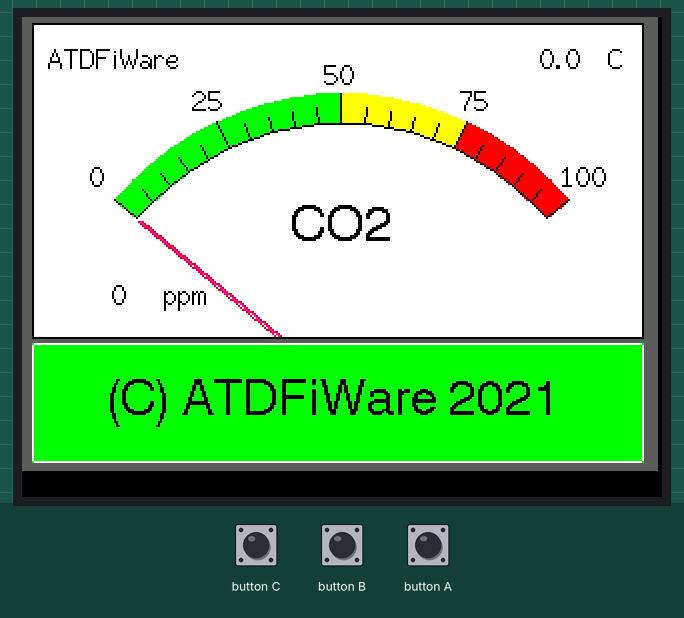
Recording of a sketch running on a simulated ESP32. On the bench: 320×240 colour display. WiFi joins after 1.5 s; servers stay silent unless stated; what the sketch prints to the serial monitor is not drawn.

Above: at 1.9 s.

The sketch:

BasicUsageM5Stack.ino
```cpp
#include <M5Stack.h>
#include <WiFiClientSecure.h>
#include <HTTPClient.h>
#include <ArduinoJson.h>

//
// Wifi
//
WiFiClientSecure client;

//
// Red WiFi
//
const char* ssid       = "SSID";   // WiFi SSID
const char* password   = "password";         // WiFi PW

//
// Variables para ciclos
//
unsigned long getDataTimer = 0;
unsigned long DataTimer = 5 * 1000;
int pantalla = 1;
int nSensores = 3;
int val = 0;
double temp = 0.0;

//
// Define meter size as 1 for M5.Lcd.rotation(0) or 1.3333 for M5.Lcd.rotation(1)
//
#define M_SIZE 1.3333
#define TFT_GREY 0x5AEB

float ltx = 0;                                // Saved x coord of bottom of needle
uint16_t osx = M_SIZE*120, osy = M_SIZE*120;  // Saved x & y coords
uint32_t updateTime = 0;                      // time for next update
int old_analog =  -999;                       // Value last displayed

//
// Peticiones WEB
//
HTTPClient http;

//
// Configuración
//
void setup() {

  M5.begin();
  M5.Power.begin();
  // Serial.begin(57600); // For debug
  M5.Lcd.fillScreen(TFT_BLACK);

  if (wifiConnection()){
    analogMeter();
    cuadrosMeter();
    M5.Lcd.drawCentreString("(C) ATDFiWare 2021", 155, 180, 4); // Units at bottom right
  }

}

//
// Main program
//
void loop() {

  M5.update();

  // Testigo Cambio de Sensor con Botón A
  if(M5.BtnA.wasPressed()) {
    // M5.Power.powerOFF();
    pantalla = pantalla + 1;
    if (pantalla > nSensores){
      pantalla = 1;
    }
  }

  // Apagado con Boton C
  if(M5.BtnC.wasPressed()) {
    M5.Power.powerOFF();
  }

  // Get valores ATDFiWare Sensors OPEN-DATA por cada DateTimer
  if (millis() - getDataTimer >= DataTimer){

    // am102
    if (pantalla == 1){
        String consulta = GetValue("https://atd.innolivar.es", "/opendata/am100");
        String am102_co2 = deserializa(consulta, "co2", pantalla);
        String am102_temp = deserializa(consulta, "temperature", pantalla);
        String am102_time = deserializa(consulta, "TimeInstant", pantalla);
        val = map(am102_co2.toInt(), 0, 1300, 0, 100);
        plotNeedle(val, 0, am102_co2.toInt(),"AM102",am102_temp.toFloat(),am102_time);
        // delay(5000);
    }

    // em500
    if (pantalla == 2){
      String consulta = GetValue("https://atd.innolivar.es", "/opendata/em500");
      String em500_co2 = deserializa(consulta, "co2", pantalla);
      String em500_temp = deserializa(consulta, "temperature", pantalla);
      String em500_time = deserializa(consulta, "TimeInstant", pantalla);
      val = map(em500_co2.toInt(), 0, 1300, 0, 100);
      plotNeedle(val, 0, em500_co2.toInt(), "EM500",em500_temp.toFloat(),em500_time);
      // delay(5000);
    }

    // mhz19
    if (pantalla == 3){
      String consulta = GetValue("https://atd.innolivar.es", "/opendata/mhz19");
      String mhz19_co2 = deserializa(consulta, "ppm", pantalla);
      String mhz19_temp = deserializa(consulta, "temp", pantalla);
      String mhz19_time = deserializa(consulta, "TimeInstant", pantalla);
      val = map(mhz19_co2.toInt(), 0, 1300, 0, 100);
      plotNeedle(val, 0, mhz19_co2.toInt(), "MHZ19",mhz19_temp.toFloat(),mhz19_time);
      //delay(5000);
    }

    getDataTimer = millis();

  }

}

//
// Cuadro inferior Clear.
//
void cuadrosMeter(){
    // Meter outline
    M5.Lcd.drawRoundRect(5, 163, M_SIZE*230, 60, 2, WHITE);
}

//
// Limpiar Pantalla
//
void clearScreen() {
  M5.Lcd.clear(BLACK);
  M5.Lcd.setCursor(0,0);
}

//
// Deserializar JSON petición WEB
//
String deserializa(String respuesta, String identificador, int pantalla){

      //
      // capacity de https://arduinojson.org/v6/assistant/
      //
      size_t capacity = JSON_ARRAY_SIZE(3) +
                              2 * JSON_OBJECT_SIZE(1) +
                              JSON_OBJECT_SIZE(2) +
                              3 * JSON_OBJECT_SIZE(4) +
                              JSON_OBJECT_SIZE(5) +
                              JSON_OBJECT_SIZE(6) +
                              JSON_OBJECT_SIZE(12) +
                              304;

      //
      // modify object capacity depends on sensor from https://arduinojson.org/v6/assistant/
      //
      if (pantalla == 1){
        // AM102
        capacity = 2048;
      }
      if (pantalla == 2){
        // EM500
        capacity = 1536;
      }
      if (pantalla == 3){
        // MHZ19
        capacity = 1024;
      }

      DynamicJsonDocument doc(capacity);

      // Parsear objeto JSON
      DeserializationError error = deserializeJson(doc, respuesta);
      if (error) {
        // Si hay error no se continua
          Serial.print("Fallo al parsear JSON. Error: ");
          Serial.println(error.c_str());
      }

      // Return value of identificador
      return doc[0][identificador]["value"];

}

//
// Conexión WiFi
//
boolean wifiConnection() {
  WiFi.begin(ssid,password);
  int count = 0;
  M5.Lcd.print("Waiting Wi-Fi connection");
  while ( count < 20 ) {
    if (WiFi.status() == WL_CONNECTED) {
      M5.Lcd.println();
      M5.Lcd.println("Connected!");
      return (true);
    }
    delay(500);
    M5.Lcd.print(".");
    count++;
  }
  M5.Lcd.println("Timed out.");
  return false;
}

//
// Función petición WEB obtención datos.
//
String GetValue(String host, String url){

  http.begin(host+url);
  int codigoHttp = http.GET();

  Serial.print("Http Code: ");
  Serial.println(codigoHttp);

  if (codigoHttp > 0){
    // Response OK
    if (codigoHttp == HTTP_CODE_OK){
       return http.getString();
    }
  } else {
    Serial.println("Error al recibir petición");
  }

}

//
// Draw the analogue meter on the screen. Modified by J(C)heca from Examples Arduino IDE for M5Stack
//
void analogMeter()
{

  // Meter outline
  M5.Lcd.fillRect(0, 0, M_SIZE*239, M_SIZE*126+60, TFT_GREY);
  M5.Lcd.fillRect(5, 3, M_SIZE*230, M_SIZE*119, TFT_WHITE);

  M5.Lcd.setTextColor(TFT_BLACK);  // Text colour

  // Draw ticks every 5 degrees from -50 to +50 degrees (100 deg. FSD swing)
  for (int i = -50; i < 51; i += 5) {
    // Long scale tick length
    int tl = 15;

    // Coodinates of tick to draw
    float sx = cos((i - 90) * 0.0174532925);
    float sy = sin((i - 90) * 0.0174532925);
    uint16_t x0 = sx * (M_SIZE*100 + tl) + M_SIZE*120;
    uint16_t y0 = sy * (M_SIZE*100 + tl) + M_SIZE*140;
    uint16_t x1 = sx * M_SIZE*100 + M_SIZE*120;
    uint16_t y1 = sy * M_SIZE*100 + M_SIZE*140;

    // Coordinates of next tick for zone fill
    float sx2 = cos((i + 5 - 90) * 0.0174532925);
    float sy2 = sin((i + 5 - 90) * 0.0174532925);
    int x2 = sx2 * (M_SIZE*100 + tl) + M_SIZE*120;
    int y2 = sy2 * (M_SIZE*100 + tl) + M_SIZE*140;
    int x3 = sx2 * M_SIZE*100 + M_SIZE*120;
    int y3 = sy2 * M_SIZE*100 + M_SIZE*140;

    // Green zone limits
    if (i >= -50 && i < 0) {
      M5.Lcd.fillTriangle(x0, y0, x1, y1, x2, y2, TFT_GREEN);
      M5.Lcd.fillTriangle(x1, y1, x2, y2, x3, y3, TFT_GREEN);
    }

    // Yellow zone limits
    if (i >= 0 && i < 25) {
      M5.Lcd.fillTriangle(x0, y0, x1, y1, x2, y2, TFT_YELLOW);
      M5.Lcd.fillTriangle(x1, y1, x2, y2, x3, y3, TFT_YELLOW);
    }

    // Orange zone limits
    if (i >= 25 && i < 50) {
      M5.Lcd.fillTriangle(x0, y0, x1, y1, x2, y2, TFT_RED);
      M5.Lcd.fillTriangle(x1, y1, x2, y2, x3, y3, TFT_RED);
    }

    // Short scale tick length
    if (i % 25 != 0) tl = 8;

    // Recalculate coords incase tick lenght changed
    x0 = sx * (M_SIZE*100 + tl) + M_SIZE*120;
    y0 = sy * (M_SIZE*100 + tl) + M_SIZE*140;
    x1 = sx * M_SIZE*100 + M_SIZE*120;
    y1 = sy * M_SIZE*100 + M_SIZE*140;

    // Draw tick
    M5.Lcd.drawLine(x0, y0, x1, y1, TFT_BLACK);

    // Check if labels should be drawn, with position tweaks
    if (i % 25 == 0) {
      // Calculate label positions
      x0 = sx * (M_SIZE*100 + tl + 10) + M_SIZE*120;
      y0 = sy * (M_SIZE*100 + tl + 10) + M_SIZE*140;
      switch (i / 25) {
        case -2: M5.Lcd.drawCentreString("0", x0, y0 - 12, 2); break;
        case -1: M5.Lcd.drawCentreString("25", x0, y0 - 9, 2); break;
        case 0: M5.Lcd.drawCentreString("50", x0, y0 - 7, 2); break;
        case 1: M5.Lcd.drawCentreString("75", x0, y0 - 9, 2); break;
        case 2: M5.Lcd.drawCentreString("100", x0, y0 - 12, 2); break;
      }
    }

    // Now draw the arc of the scale
    sx = cos((i + 5 - 90) * 0.0174532925);
    sy = sin((i + 5 - 90) * 0.0174532925);
    x0 = sx * M_SIZE*100 + M_SIZE*120;
    y0 = sy * M_SIZE*100 + M_SIZE*140;
    // Draw scale arc, don't draw the last part
    if (i < 50) M5.Lcd.drawLine(x0, y0, x1, y1, TFT_BLACK);
  }

  M5.Lcd.drawString("AM102", M_SIZE*(5 + 220 - 40), M_SIZE*(119 - 20), 2); // Units at bottom right
  M5.Lcd.drawCentreString("CO2", M_SIZE*120, M_SIZE*70, 4); // Comment out to avoid font 4
  M5.Lcd.drawRect(5, 3, M_SIZE*230, M_SIZE*119, TFT_BLACK); // Draw bezel line

  plotNeedle(0, 0, 0,"",0.0,""); // Put meter needle at 0
}

//
// Update needle position. Modified by J(C)heca from Examples Arduino IDE for M5Stack
//
void plotNeedle(int value, byte ms_delay, int co2, String sensor, float temp, String momento)
{
  char buf[8]; dtostrf(co2, 4, 0, buf);

  M5.Lcd.drawRightString("ATDFiWare", M_SIZE*60, M_SIZE*(30 - 20), 2);

  // Temperature. Upper Right Corner
  M5.Lcd.fillRect(M_SIZE*60+175, M_SIZE*(30 - 21),50,20, WHITE);
  M5.Lcd.drawFloat(temp, 1, M_SIZE*60+180, M_SIZE*(30 - 20), 2);
  M5.Lcd.drawRightString("C", M_SIZE*60+222, M_SIZE*(30 - 20), 2);

  M5.Lcd.fillRect(M_SIZE*15, M_SIZE*(119 - 22),50,20, WHITE);
  M5.Lcd.drawRightString(buf, M_SIZE*40, M_SIZE*(119 - 20), 2);
  M5.Lcd.drawRightString("ppm", M_SIZE*70, M_SIZE*(119 - 20), 2);

  if (value < -10) value = -10; // Limit value to emulate needle end stops
  if (value > 110) value = 110;

  // Move the needle until new value reached
  while (!(value == old_analog)) {
    if (old_analog < value) old_analog++;
    else old_analog--;

    if (ms_delay == 0) old_analog = value; // Update immediately if delay is 0

    float sdeg = map(old_analog, -10, 110, -150, -30); // Map value to angle
    // Calcualte tip of needle coords
    float sx = cos(sdeg * 0.0174532925);
    float sy = sin(sdeg * 0.0174532925);

    // Calculate x delta of needle start (does not start at pivot point)
    float tx = tan((sdeg + 90) * 0.0174532925);

    // Erase old needle image
    M5.Lcd.drawLine(M_SIZE*(120 + 20 * ltx - 1), M_SIZE*(140 - 20), osx - 1, osy, TFT_WHITE);
    M5.Lcd.drawLine(M_SIZE*(120 + 20 * ltx), M_SIZE*(140 - 20), osx, osy, TFT_WHITE);
    M5.Lcd.drawLine(M_SIZE*(120 + 20 * ltx + 1), M_SIZE*(140 - 20), osx + 1, osy, TFT_WHITE);

    // Re-plot text under needle
    M5.Lcd.setTextColor(TFT_BLACK);
    M5.Lcd.drawCentreString("CO2", M_SIZE*120, M_SIZE*70, 4);
    // Re-plot Sensor Name. Down-Right corner
    M5.Lcd.fillRect(M_SIZE*(5 + 220 - 40), M_SIZE*(119 - 20),50,20, WHITE);
    M5.Lcd.drawString(sensor, M_SIZE*(5 + 220 - 40), M_SIZE*(119 - 20), 2);
    // En cuadro inferior clear
    M5.Lcd.fillRect(115,180,85,25, TFT_GREY);

    // Draw panic color in bottom square.GREEN
    if (co2 < 800){
       M5.Lcd.fillRect(5,163,M_SIZE*230,60, GREEN);
    }
    // Draw panic color in bottom square.YELLOW
    if (co2 > 800 and co2 < 1000){
       M5.Lcd.fillRect(5,163,M_SIZE*230,60, YELLOW);
    }
    // Draw panic color in bottom square.RED
    if (co2 > 1000){
       M5.Lcd.fillRect(5,163,M_SIZE*230,60, RED);
    }

    M5.Lcd.setTextColor(TFT_BLACK);
    M5.Lcd.drawCentreString(sensor, 155, 180, 4);
    M5.Lcd.drawCentreString(momento,155,205,2);

    // Set Default Color for AnalogScreen
    M5.Lcd.setTextColor(TFT_BLACK);

    // Store new needle end coords for next erase
    ltx = tx;
    osx = M_SIZE*(sx * 98 + 120);
    osy = M_SIZE*(sy * 98 + 140);

    // Draw the needle in the new postion, magenta makes needle a bit bolder
    // draws 3 lines to thicken needle
    M5.Lcd.drawLine(M_SIZE*(120 + 20 * ltx - 1), M_SIZE*(140 - 20), osx - 1, osy, TFT_RED);
    M5.Lcd.drawLine(M_SIZE*(120 + 20 * ltx), M_SIZE*(140 - 20), osx, osy, TFT_MAGENTA);
    M5.Lcd.drawLine(M_SIZE*(120 + 20 * ltx + 1), M_SIZE*(140 - 20), osx + 1, osy, TFT_RED);

    // Slow needle down slightly as it approaches new postion
    if (abs(old_analog - value) < 10) ms_delay += ms_delay / 5;

    // Wait before next update
    delay(ms_delay);
  }
}
```
